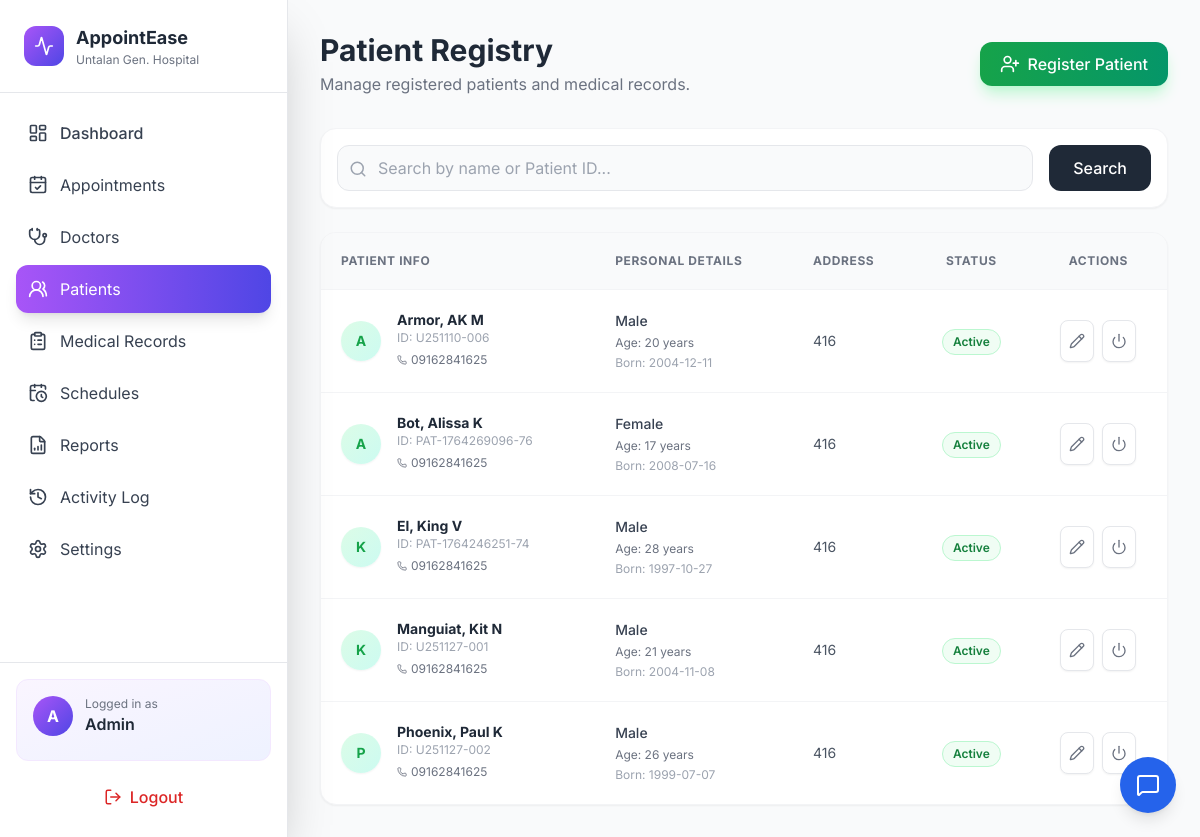
Page /users_list.php (signed in) on the committed database.
### tables this page shows
CREATE TABLE `tbluser` (
  `id` int(11) NOT NULL,
  `user_id` varchar(30) NOT NULL,
  `user_name` varchar(30) NOT NULL,
  `password` varchar(255) NOT NULL,
  `user_type` varchar(10) NOT NULL,
  `status` int(11) NOT NULL
);

CREATE TABLE `tblinfo` (
  `id` int(11) NOT NULL,
  `user_id` varchar(30) NOT NULL,
  `last_name` varchar(40) NOT NULL,
  `first_name` varchar(50) NOT NULL,
  `middle_name` varchar(40) NOT NULL,
  `specialization` varchar(30) NOT NULL,
  `bdate` date NOT NULL,
  `gender` varchar(10) NOT NULL,
  `address` varchar(200) NOT NULL,
  `contact` varchar(20) NOT NULL,
  `image` varchar(255) DEFAULT NULL
);

### controllers/users_list_data.php (called while the page is built, shortened)
<?php
require_once 'db.php';
function getAge($dob) {
    $birthDate = new DateTime($dob);
    $today = new DateTime('today');
    return $birthDate->diff($today)->y;
}
$search = $_GET['search'] ?? '';
try {
    $sql = "SELECT u.user_id, u.status AS account_status,
                   i.first_name, i.last_name, i.middle_name,
                   i.bdate, i.gender, i.contact, i.address, i.image
            FROM tbluser u
            LEFT JOIN tblinfo i ON i.user_id = u.user_id
            WHERE u.user_type = 'user'";
    $params = [];
    $sql .= " ORDER BY i.last_name, i.first_name";
    $stmt = $pdo->prepare($sql);
    $stmt->execute($params);
    $patients = $stmt->fetchAll(PDO::FETCH_ASSOC);
} catch (Exception $e) {
    die("Database Error: " . $e->getMessage());
}
?>

### users_list.php (the view, shortened to what this page needs)
<?php
include __DIR__ . '/controllers/users_list_data.php';
?>
<!doctype html>
<html lang="en">
<head>
  <script src="https://cdn.tailwindcss.com"></script>
</head>
<body class="bg-gray-50 text-gray-800">
  <div class="flex h-screen overflow-hidden">
    <?php include 'includes/admin_sidebar.php'; ?>
    <main class="flex-1 overflow-auto">
      <div class="p-8">
        <div class="flex flex-col md:flex-row justify-between items-start md:items-center mb-8 gap-4">
            <div>
                <h1 class="text-3xl font-bold text-gray-800">Patient Registry</h1>
                <p class="text-gray-500 mt-1">Manage registered patients and medical records.</p>
            </div>
            <a href="add_patient.php" class="bg-gradient-to-r from-green-600 to-emerald-600 hover:from-green-700 hover:to-emerald-700 text-white px-5 py-2.5 rounded-xl shadow-lg shadow-green-200 transition flex items-center gap-2 font-medium">
                <i data-lucide="user-plus" width="20"></i> Register Patient
            </a>
        </div>
        <div class="bg-white p-4 rounded-2xl shadow-sm border border-gray-100 mb-6">
            <form method="GET" class="flex gap-4">
                <div class="flex-1 relative">
                    <i data-lucide="search" class="absolute left-3 top-3 text-gray-400" width="18"></i>
                    <input type="text" name="search" value="<?= htmlspecialchars($search) ?>"
                           class="w-full pl-10 pr-4 py-2.5 bg-gray-50 border border-gray-200 rounded-xl focus:outline-none focus:border-green-500 transition"
                           placeholder="Search by name or Patient ID...">
                </div>
                <button type="submit" class="px-6 py-2.5 bg-gray-800 hover:bg-gray-900 text-white rounded-xl transition font-medium">
                    Search
                </button>
            </form>
        </div>
        <div class="bg-white rounded-2xl shadow-sm border border-gray-100 overflow-hidden">
            <div class="overflow-x-auto">
                <table class="w-full text-left border-collapse">
                    <thead class="bg-gray-50 border-b border-gray-100">
                        <tr>
                            <th class="p-5 text-xs font-bold text-gray-500 uppercase tracking-wider">Patient Info</th>
                            <th class="p-5 text-xs font-bold text-gray-500 uppercase tracking-wider">Personal Details</th>
                            <th class="p-5 text-xs font-bold text-gray-500 uppercase tracking-wider">Address</th>
                            <th class="p-5 text-xs font-bold text-gray-500 uppercase tracking-wider text-center">Status</th>
                            <th class="p-5 text-xs font-bold text-gray-500 uppercase tracking-wider text-center">Actions</th>
                        </tr>
                    </thead>
                    <tbody class="divide-y divide-gray-100">
                        <?php if (empty($patients)): ?>
                            <tr>
                                <td colspan="5" class="p-8 text-center text-gray-500">
                                    <div class="flex flex-col items-center gap-2">
                                        <i data-lucide="users" class="text-gray-300" width="32"></i>
                                        <p>No patients found.</p>
                                    </div>
                                </td>
                            </tr>
                        <?php else: foreach ($patients as $user):
                            $fullName = trim(($user['last_name'] ?? '') . ', ' . ($user['first_name'] ?? '') . ' ' . ($user['middle_name'] ?? ''));
                            $initial = strtoupper(substr($user['first_name'] ?? 'P', 0, 1));
                            $age = getAge($user['bdate']);
                        ?>
                        <tr class="hover:bg-gray-50 transition group">
                            <td class="p-5">
                                <div class="flex items-center gap-4">
                                    <div class="w-10 h-10 rounded-full bg-gradient-to-br from-green-100 to-teal-100 text-green-600 flex items-center justify-center font-bold text-sm shadow-sm">
                                        <?= $initial ?>
                                    </div>
                                    <div>
                                        <p class="font-bold text-gray-800 text-sm"><?= htmlspecialchars($fullName) ?></p>
                                        <p class="text-xs text-gray-400">ID: <?= htmlspecialchars($user['user_id']) ?></p>
                                        <div class="flex items-center gap-1 text-xs text-gray-500 mt-0.5">
                                            <i data-lucide="phone" width="10"></i> <?= htmlspecialchars($user['contact'] ?? '-') ?>
                                        </div>
                                    </div>
                                </div>
                            </td>
                            <td class="p-5">
                                <div class="flex flex-col gap-1">
                                    <span class="text-sm font-medium text-gray-700">
                                        <?= htmlspecialchars(ucfirst($user['gender'] ?? '-')) ?>
                                    </span>
                                    <span class="text-xs text-gray-500">
                                        Age: <?= $age ?> years
                                    </span>
                                    <span class="text-xs text-gray-400">
                                        Born: <?= htmlspecialchars($user['bdate'] ?? 'N/A') ?>
                                    </span>
                                </div>
                            </td>
                            <td class="p-5 max-w-xs">
                                <p class="text-sm text-gray-600 truncate" title="<?= htmlspecialchars($user['address']) ?>">
                                    <?= htmlspecialchars($user['address'] ?? 'No address provided') ?>
                                </p>
                            </td>
                            <td class="p-5 text-center">
                                <?php if ($user['account_status'] == 1): ?>
                                    <span class="inline-flex items-center gap-1 px-2.5 py-1 rounded-full text-xs font-semibold bg-green-50 text-green-700 border border-green-200">
                                        Active
                                    </span>
                                <?php else: ?>
                                    <span class="inline-flex items-center gap-1 px-2.5 py-1 rounded-full text-xs font-semibold bg-red-50 text-red-700 border border-red-200">
                                        Inactive
                                    </span>
                                <?php endif; ?>
                            </td>
                            <td class="p-5">
                                <div class="flex justify-center gap-2">
                                    <a href="edit_patient.php?id=<?= $user['user_id'] ?>" class="p-2 bg-white border border-gray-200 rounded-lg text-gray-500 hover:text-blue-600 hover:border-blue-200 transition shadow-sm" title="Edit Details">
                                        <i data-lucide="pencil" width="16"></i>
                                    </a>
                                    <form method="POST" class="inline" onsubmit="return confirm('Are you sure you want to change access status for this patient?');">
                                        <button type="submit" name="toggle_status" class="p-2 bg-white border border-gray-200 rounded-lg text-gray-500 hover:text-red-600 hover:border-red-200 transition shadow-sm" title="Toggle Status">
                                            <i data-lucide="power" width="16"></i>
                                        </button>
                                    </form>
                                </div>
                            </td>
                        </tr>
                        <?php endforeach; endif; ?>
                    </tbody>
                </table>
            </div>
        </div>
      </div>
    </main>
  </div>
</body>
</html>

### users_list.php (style rules this page uses)
* { font-family: 'Inter', sans-serif; }

### rows in the picture
tbluser: tblinfo.first_name "A", tblinfo.last_name+first_name+middle_name "Armor, AK M", user "U251110-006", tblinfo.contact "09162841625", tblinfo.gender "Male", tblinfo.bdate "20", tblinfo.bdate "2004-12-11", tblinfo.address "416", status "Active"
tbluser: tblinfo.first_name "A", tblinfo.last_name+first_name+middle_name "Bot, Alissa K", user "PAT-1764269096-76", tblinfo.contact "09162841625", tblinfo.gender "Female", tblinfo.bdate "17", tblinfo.bdate "2008-07-16", tblinfo.address "416", status "Active"
tbluser: tblinfo.first_name "K", tblinfo.last_name+first_name+middle_name "El, King V", user "PAT-1764246251-74", tblinfo.contact "09162841625", tblinfo.gender "Male", tblinfo.bdate "28", tblinfo.bdate "1997-10-27", tblinfo.address "416", status "Active"
tbluser: tblinfo.first_name "K", tblinfo.last_name+first_name+middle_name "Manguiat, Kit N", user "U251127-001", tblinfo.contact "09162841625", tblinfo.gender "Male", tblinfo.bdate "21", tblinfo.bdate "2004-11-08", tblinfo.address "416", status "Active"
tbluser: tblinfo.first_name "P", tblinfo.last_name+first_name+middle_name "Phoenix, Paul K", user "U251127-002", tblinfo.contact "09162841625", tblinfo.gender "Male", tblinfo.bdate "26", tblinfo.bdate "1999-07-07", tblinfo.address "416", status "Active"

### other values in the picture
substr($sidebarName, 0, 1) "A"
$sidebarName "Admin"
